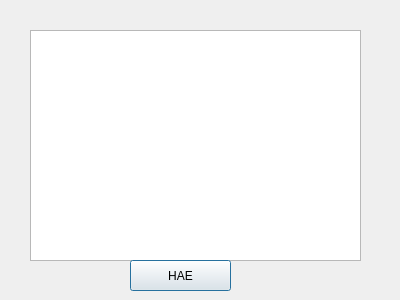
<?xml version="1.0" encoding="UTF-8"?>
<ui version="4.0">
 <class>Taulukko</class>
 <widget class="QDialog" name="Taulukko">
  <property name="geometry">
   <rect>
    <x>0</x>
    <y>0</y>
    <width>400</width>
    <height>300</height>
   </rect>
  </property>
  <property name="windowTitle">
   <string>Dialog</string>
  </property>
  <widget class="QTableView" name="tableView">
   <property name="geometry">
    <rect>
     <x>30</x>
     <y>30</y>
     <width>331</width>
     <height>231</height>
    </rect>
   </property>
  </widget>
  <widget class="QPushButton" name="pushButton_LOAD">
   <property name="geometry">
    <rect>
     <x>130</x>
     <y>260</y>
     <width>101</width>
     <height>31</height>
    </rect>
   </property>
   <property name="text">
    <string>HAE</string>
   </property>
  </widget>
 </widget>
 <resources/>
 <connections/>
</ui>
